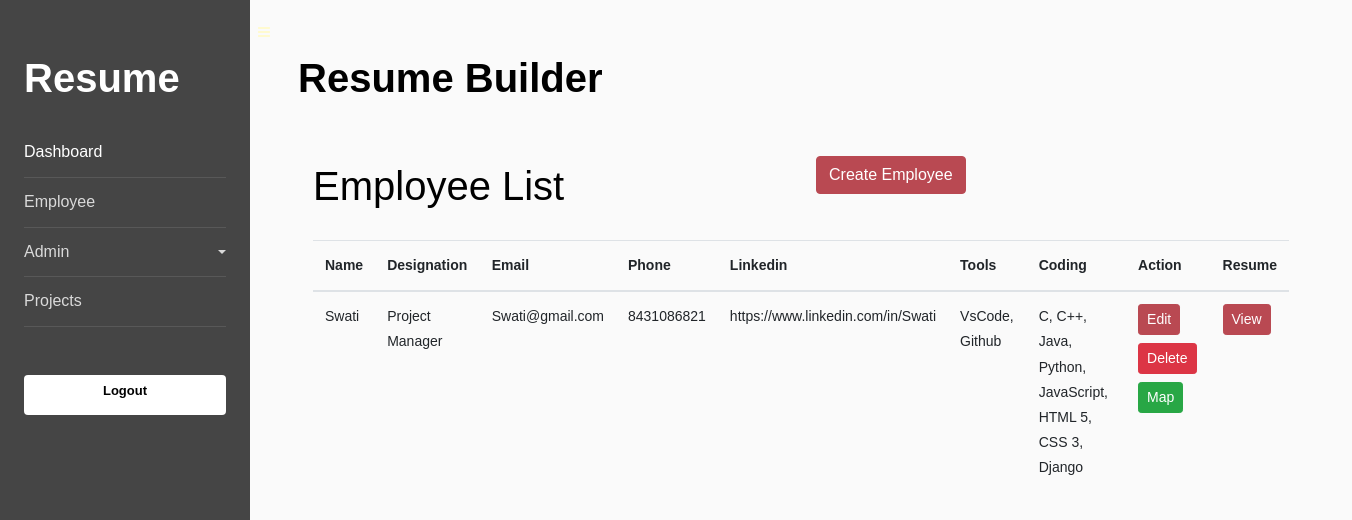
Screenshot of /employee-list with the database file from the repository.
### resume/models.py (models this page shows, shortened)
class Employee(models.Model):
    name = models.CharField(max_length=50)
    email = models.EmailField(max_length=255, blank=True)
    phone = models.CharField(max_length=20)
    linkedin = models.URLField(max_length=200)
    professional_summary = models.TextField()
    tools = models.ManyToManyField(Tool)
    coding_skills = models.ManyToManyField(CodingSkill)
    designation = models.ForeignKey(Designation, on_delete=models.CASCADE)
    is_current_employee = models.BooleanField(default=True)
    is_deleted = models.BooleanField(default=False)
    mapped_project = models.ManyToManyField(Projects)

class Designation(models.Model):
    name = models.CharField(max_length=50)
    def __str__(self):
        return self.name

class Tool(models.Model):
    name = models.CharField(max_length=100)
    flag = models.BooleanField(default=True)
    def __str__(self):
        return self.name

class CodingSkill(models.Model):
    name = models.CharField(max_length=255)
    flag = models.IntegerField(default=1)
    def __str__(self):
        return self.name

### resume/views.py (the view)
# urls.py: path('employee-list', views.employee_list, name='list'),
def employee_list(request):
    employees = Employee.objects.filter(is_deleted=False)
    return render(request, 'employee_list.html', {'employees': employees})

### templates/employee_list.html (shortened to what this page needs)
{% extends 'home.html' %}
{% block content %}
<div class="container">
  <div class="row mt-5">
    <div class="col">
      <h1>Employee List</h1>
    </div>
    <div class="col text-end">
      <a href="{% url 'create' %}" class="btn btn-primary">Create Employee</a>
    </div>
  </div>
  <table class="table mt-3">
    <thead>
      <tr>
        <th>Name</th>
        <th>Designation</th>
        <th>Email</th>
        <th>Phone</th>
        <th>Linkedin</th>
        <th>Tools</th>
        <th>Coding</th>
        <th>Action</th>
        <th>Resume</th>
      </tr>
    </thead>
    <tbody>
      {% for employee in employees %}
      <tr>
        <td>{{ employee.name }}</td>
        <td>{{ employee.designation }}</td>
        <td>{{ employee.email }}</td>
        <td>{{ employee.phone }}</td>
        <td>{{ employee.linkedin }}</td>
        <td>{{ employee.tools.all|join:', ' }}</td>
        <td>{{ employee.coding_skills.all|join:', ' }}</td>
        <td>
          <a href="{% url 'edit' employee.id %}" class="btn btn-sm btn-primary mb-2">Edit</a>
          <form method="POST" action="{% url 'delete' employee.id %}" class="d-inline">
            <button type="submit" class="btn btn-sm btn-danger mb-2">Delete</button>
          </form>
          <a href="{% url 'map_project' employee.id  %}" class="btn btn-sm btn-success ">Map</a>
        </td>
        <td>
          <a href="{% url 'view_resume' employee.id  %}" class="btn btn-sm btn-primary">View</a>
        </td>
      </tr>
      {% endfor %}
    </tbody>
      </table>
    </div>
    {% endblock %}

### rows the page displays
Employee: name "Swati", designation "Project Manager", email "Swati@gmail.com", phone "8431086821", linkedin "https://www.linkedin.com/in/Swati", tools.all "VsCode, Github", coding_skills.all "C, C++, Java, Python, JavaScript, HTML 5, CSS 3, Django"
